Frame 1 (no input): blank canvas, image omitted
Frame 60 (no input): blank canvas, image omitted
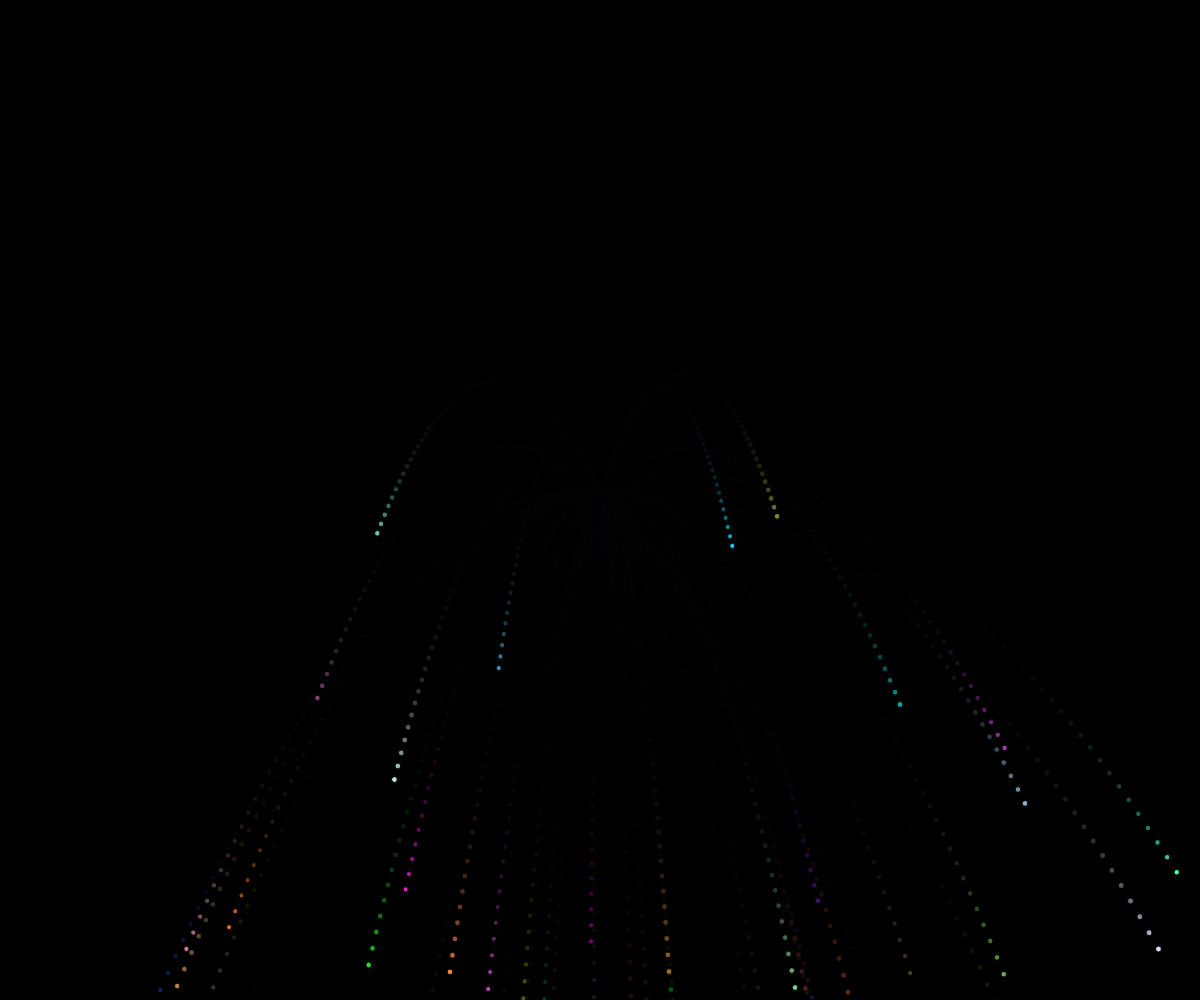
Frame 120 (the mouse pressed at the canvas centre since frame 60)

The p5.js sketch whose frames 1 and 60 were blank and that drew this single picture after the mouse press (run headless with seeded random() and noise() and a simulated clock; from frame 60 on, the mouse is pressed at the canvas centre):

// p5.js sketch
// ── sketch.js
let ps = [];

function setup()
{
    createCanvas(windowWidth, windowHeight)
    background(0)
    
}

function draw()
{
    background(0,50)
    ps = ps.filter((p) => {
        return p.y <= height
    })
    for (let i in ps)
    {
        ps[i].update()
        ps[i].draw()
    }

}

function mousePressed()
{
    for (let i = 1; i <= 50; i++)
    {
        ps.push(new Particle(mouseX, mouseY))
    }
}
// ── particle.js
class Particle{
    constructor(x, y)
    {
        this.x = x
        this.y = y
        this.c = color(random(255), random(255), random(255))
        this.size = random(5,6)
        this.vector = p5.Vector.random2D().mult(random(1,10))
        this.gravity = 0.3
    }
    draw()
    {
        fill(this.c)
        ellipse(this.x, this.y, this.size)
    }
    update()
    {
        this.x += this.vector.x
        this.y += this.vector.y
        this.vector.y += this.gravity
    }
}
